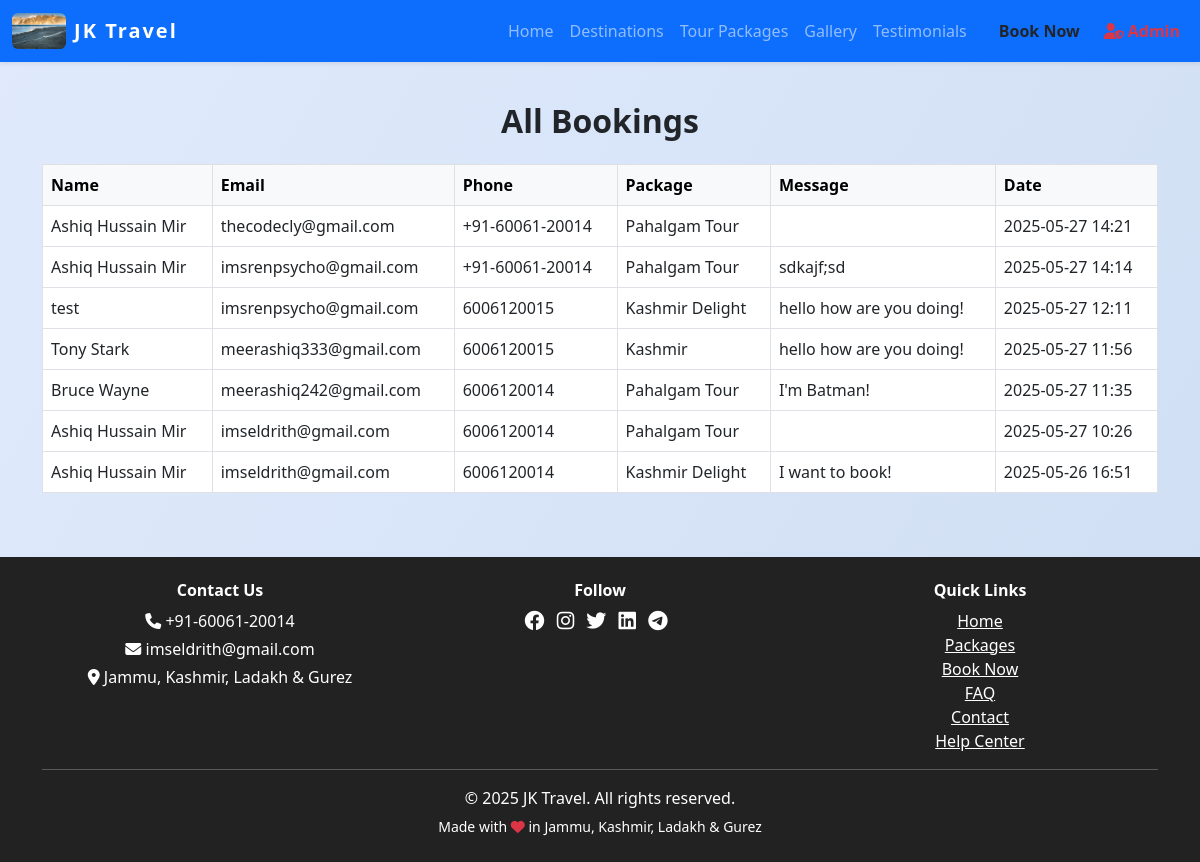
Before: /bookings (signed in) with the older database file.
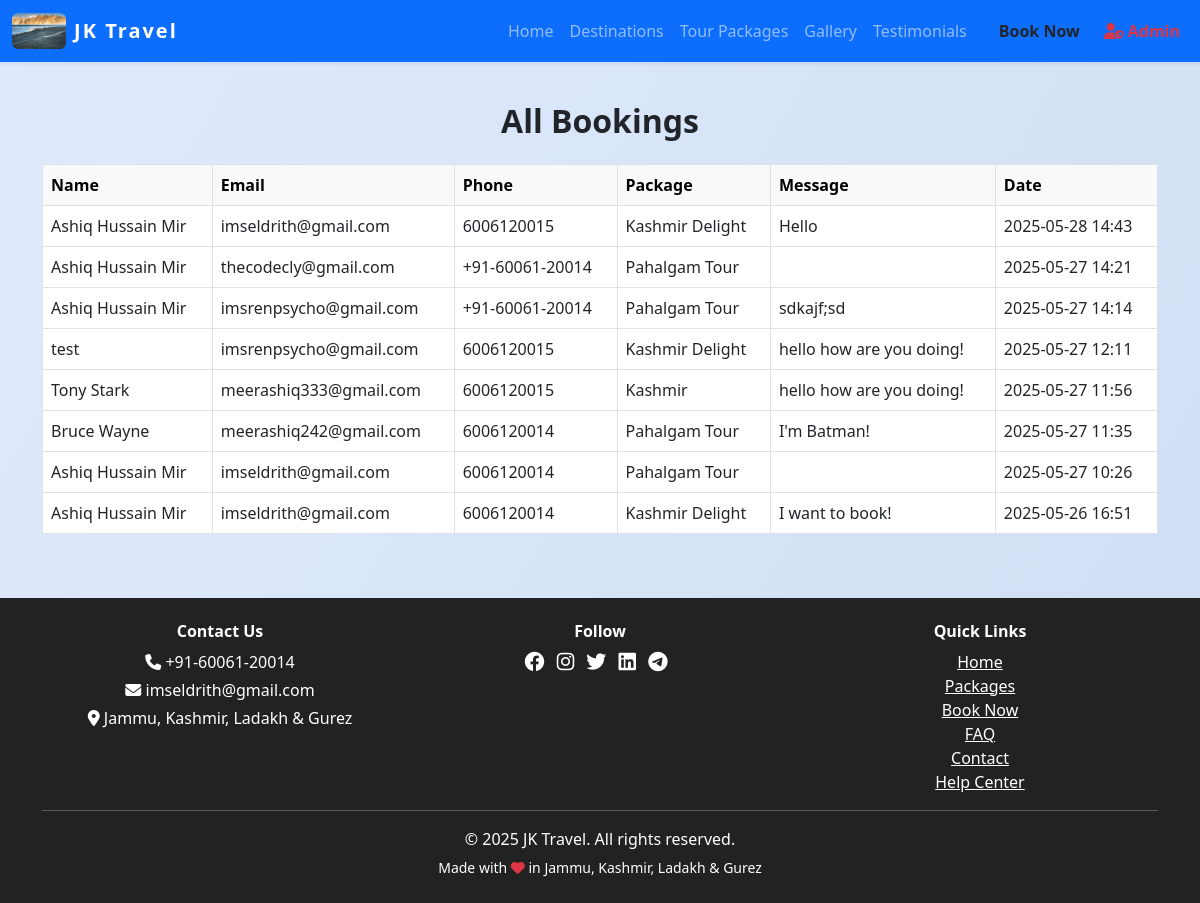
After: the same page with the newer database file.
### models.py (models this page shows, shortened)
class SiteSettings(db.Model):
    id = db.Column(db.Integer, primary_key=True)
    site_name = db.Column(db.String(120), default='JKLG Travel')
    site_title = db.Column(db.String(200), default='JKLG Travel - Explore Jammu, Kashmir, Ladakh & Gurez')
    logo = db.Column(db.String(200))
    phone = db.Column(db.String(30), default='+91-12345-67890')
    email = db.Column(db.String(120), default='info@jklgtravel.com')
    address = db.Column(db.String(200), default='Jammu, Kashmir, Ladakh & Gurez')
    facebook = db.Column(db.String(120))  # Username only
    instagram = db.Column(db.String(120))  # Username only
    twitter = db.Column(db.String(120))  # Username only
    linkedin = db.Column(db.String(120))  # Username only
    youtube = db.Column(db.String(120))  # Channel/user ID only
    whatsapp = db.Column(db.String(30))  # Number only
    telegram = db.Column(db.String(120))  # Username only
    meta_description = db.Column(db.String(300))
    about = db.Column(db.Text)
    google_analytics_id = db.Column(db.String(32))
    show_facebook = db.Column(db.Boolean, default=True)
    show_instagram = db.Column(db.Boolean, default=True)
    show_twitter = db.Column(db.Boolean, default=True)
    show_linkedin = db.Column(db.Boolean, default=True)
    show_youtube = db.Column(db.Boolean, default=True)
    show_whatsapp = db.Column(db.Boolean, default=True)
    show_telegram = db.Column(db.Boolean, default=True)
    hero_title = db.Column(db.String(200), default='Discover Jammu, Kashmir, Ladakh & Gurez')
    hero_subtitle = db.Column(db.String(300), default='Unforgettable journeys, breathtaking landscapes, and curated experiences await you.')
    hero_bg_image = db.Column(db.String(200), default='hero_default.jpg')  # New field for background image
    hero_slides = db.Column(db.Text)  # JSON: [{"title":..., "subtitle":..., "image":..., "animation_title":..., "animation_subtitle":...}, ...]
    hero_slide_interval = db.Column(db.Integer, default=5)  # Interval in seconds for hero carousel

class Booking(db.Model):
    id = db.Column(db.Integer, primary_key=True)
    name = db.Column(db.String(100), nullable=False)
    email = db.Column(db.String(120), nullable=False)
    phone = db.Column(db.String(30), nullable=False)
    package = db.Column(db.String(120))
    message = db.Column(db.Text)
    date = db.Column(db.DateTime, server_default=db.func.now())
    status = db.Column(db.String(20), default='Pending')  # New field

### views.py (the view, shortened to what this page needs)
@main.route('/bookings', methods=['GET', 'POST'])
@login_required
def bookings():
    if not current_user.is_admin:
        flash('Admins only!')
        return redirect(url_for('main.index'))
    bookings = Booking.query.order_by(Booking.date.desc()).all()
    return render_template('bookings.html', bookings=bookings)

### app.py (called while the page is built)
@login_manager.user_loader
def load_user(user_id):
    from models import User
    return db.session.get(User, int(user_id))

### views.py (called while the page is built)
@main.context_processor
def inject_site_settings():
    settings = SiteSettings.query.first()
    return dict(site_settings=settings)

### templates/bookings.html (shortened to what this page needs)
{% extends 'base.html' %}
{% block content %}
<h2 class="section-title text-center">All Bookings</h2>
<div class="table-responsive">
    <table class="table table-bordered table-hover">
        <thead class="table-light">
            <tr>
                <th>Name</th>
                <th>Email</th>
                <th>Phone</th>
                <th>Package</th>
                <th>Message</th>
                <th>Date</th>
            </tr>
        </thead>
        <tbody>
            {% for b in bookings %}
            <tr>
                <td>{{ b.name }}</td>
                <td>{{ b.email }}</td>
                <td>{{ b.phone }}</td>
                <td>{{ b.package }}</td>
                <td>{{ b.message }}</td>
                <td>{{ b.date.strftime('%Y-%m-%d %H:%M') }}</td>
            </tr>
            {% endfor %}
        </tbody>
    </table>
</div>
{% endblock %}

### templates/base.html (shortened to what this page needs)
<!DOCTYPE html>
<html lang="en">
<head>
    <link rel="stylesheet" href="https://cdn.jsdelivr.net/npm/bootstrap@5.3.0/dist/css/bootstrap.min.css">
    <link rel="stylesheet" href="https://cdnjs.cloudflare.com/ajax/libs/font-awesome/6.4.0/css/all.min.css">
</head>
<body>
    <nav class="navbar navbar-expand-lg navbar-dark bg-primary shadow-sm">
        <div class="container-fluid">
            <a class="navbar-brand d-flex align-items-center gap-2" href="/">
                {% if site_settings and site_settings.logo %}
                    <img src="{{ url_for('static', filename='uploads/' ~ site_settings.logo) }}" alt="Logo" style="height:36px; width:auto; border-radius:6px;">
                {% else %}
                    <i class="fa fa-mountain-sun fa-lg"></i>
                {% endif %}
                {{ site_settings.site_name if site_settings and site_settings.site_name else 'JKLG Travel' }}
            </a>
            <div class="collapse navbar-collapse" id="navbarNav">
                <ul class="navbar-nav ms-auto">
                    <li class="nav-item"><a class="nav-link" href="/">Home</a></li>
                    <li class="nav-item"><a class="nav-link" href="/places">Destinations</a></li>
                    <li class="nav-item"><a class="nav-link" href="/packages">Tour Packages</a></li>
                    <li class="nav-item"><a class="nav-link" href="/gallery">Gallery</a></li>
                    <li class="nav-item"><a class="nav-link" href="/testimonials">Testimonials</a></li>
                    <li class="nav-item"><a class="nav-link btn btn-warning text-dark ms-2 px-3 fw-bold" href="/book">Book Now</a></li>
                    {% if current_user.is_authenticated and current_user.is_admin %}
                    <li class="nav-item">
                        <a class="nav-link text-danger fw-bold" href="/admin"><i class="fa fa-user-shield me-1"></i>Admin</a>
                    </li>
                    {% endif %}
                </ul>
            </div>
        </div>
    </nav>
    <div class="container mt-4">
        {% block content %}{% endblock %}
    </div>
    <footer class="footer text-center mt-5">
        <div class="container">
            <div class="row mb-2">
                <div class="col-md-4 mb-2 mb-md-0">
                    <h6 class="fw-bold">Contact Us</h6>
                    <p class="mb-1"><i class="fa fa-phone"></i> {{ site_settings.phone if site_settings and site_settings.phone else '+91-12345-67890' }}</p>
                    <p class="mb-1"><i class="fa fa-envelope"></i> {{ site_settings.email if site_settings and site_settings.email else 'info@jklgtravel.com' }}</p>
                    <p class="mb-1"><i class="fa fa-map-marker-alt"></i> {{ site_settings.address if site_settings and site_settings.address else 'Jammu, Kashmir, Ladakh & Gurez' }}</p>
                </div>
                <div class="col-md-4 mb-2 mb-md-0">
                    <h6 class="fw-bold">Follow</h6>
                    {% if site_settings and site_settings.facebook and site_settings.show_facebook %}
                        <a href="https://facebook.com/{{ site_settings.facebook }}" class="me-2 text-white"><i class="fab fa-facebook fa-lg"></i></a>
                    {% endif %}
                    {% if site_settings and site_settings.instagram and site_settings.show_instagram %}
                        <a href="https://instagram.com/{{ site_settings.instagram }}" class="me-2 text-white"><i class="fab fa-instagram fa-lg"></i></a>
                    {% endif %}
                    {% if site_settings and site_settings.twitter and site_settings.show_twitter %}
                        <a href="https://x.com/{{ site_settings.twitter }}" class="me-2 text-white"><i class="fab fa-twitter fa-lg"></i></a>
                    {% endif %}
                    {% if site_settings and site_settings.linkedin and site_settings.show_linkedin %}
                        <a href="https://linkedin.com/in/{{ site_settings.linkedin }}" class="me-2 text-white"><i class="fab fa-linkedin fa-lg"></i></a>
                    {% endif %}
                    {% if site_settings and site_settings.telegram and site_settings.show_telegram %}
                        <a href="https://t.me/{{ site_settings.telegram }}" class="me-2 text-white"><i class="fab fa-telegram fa-lg"></i></a>
                    {% endif %}
                </div>
                <div class="col-md-4">
                    <h6 class="fw-bold">Quick Links</h6>
                    <a href="/" class="d-block text-white">Home</a>
                    <a href="/packages" class="d-block text-white">Packages</a>
                    <a href="/book" class="d-block text-white">Book Now</a>
                    <a href="/faq" class="d-block text-white">FAQ</a>
                    <a href="/contact" class="d-block text-white">Contact</a>
                    <a href="/help" class="d-block text-white">Help Center</a>
                </div>
            </div>
            <hr class="bg-light">
            <p class="mb-1">&copy; {{ 2025 }} {{ site_settings.site_name if site_settings and site_settings.site_name else 'JKLG Travel Agency' }}. All rights reserved.</p>
            <small>Made with <i class="fa fa-heart text-danger"></i> in Jammu, Kashmir, Ladakh & Gurez</small>
        </div>
    </footer>
</body>
</html>

### templates/base.html (style rules this page uses)
body { background: linear-gradient(120deg, #e0eafc, #cfdef3 100%); min-height: 100vh; }
.navbar-brand { font-weight: bold; letter-spacing: 2px; }
.section-title { margin-top: 40px; margin-bottom: 24px; font-weight: 700; }
.footer { background: #222; color: #fff; padding: 24px 0; margin-top: 48px; }
.footer a { color: #fff; text-decoration: underline; }

Changed rows visible on the page:
added Booking: name "Ashiq Hussain Mir", email "imseldrith@gmail.com", phone "6006120015", package "Kashmir Delight", message "Hello", date "2025-05-28 14:43"
